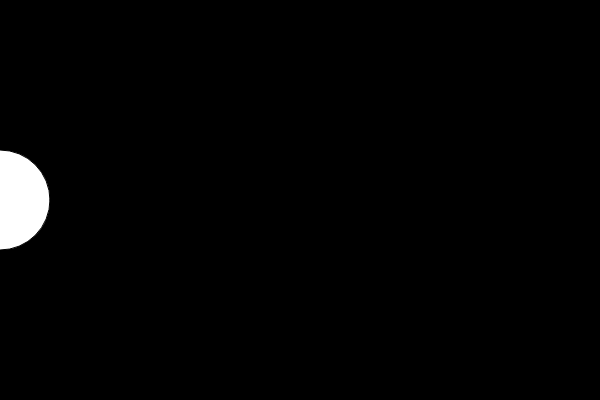
Frame 1 (no input)
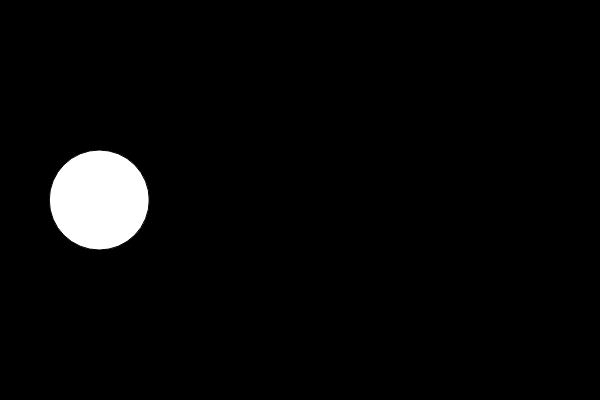
Frame 60 (no input)
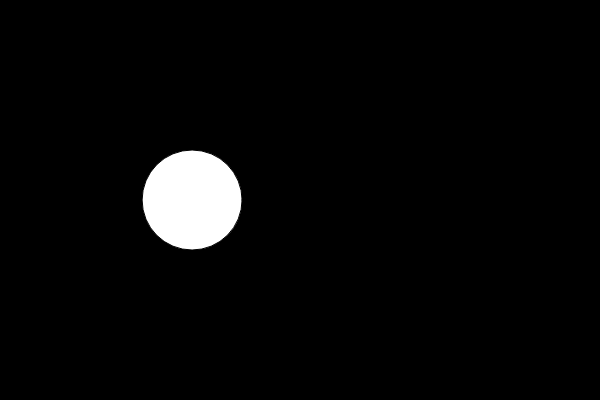
Frame 120 (the mouse pressed at the canvas centre since frame 60)

The p5.js sketch that drew these frames (run headless with seeded random() and noise() and a simulated clock; from frame 60 on, the mouse is pressed at the canvas centre):

// p5.js sketch
// ── sketch.js

var x;
var speed = 5;

function setup() {
  createCanvas(600, 400);
  randomSeed(99);
  x = 0;
}

function draw() {
  background(0);
  ellipse(x,200,100,100);
  speed = random(-2,5);
  x = x + speed;
}
